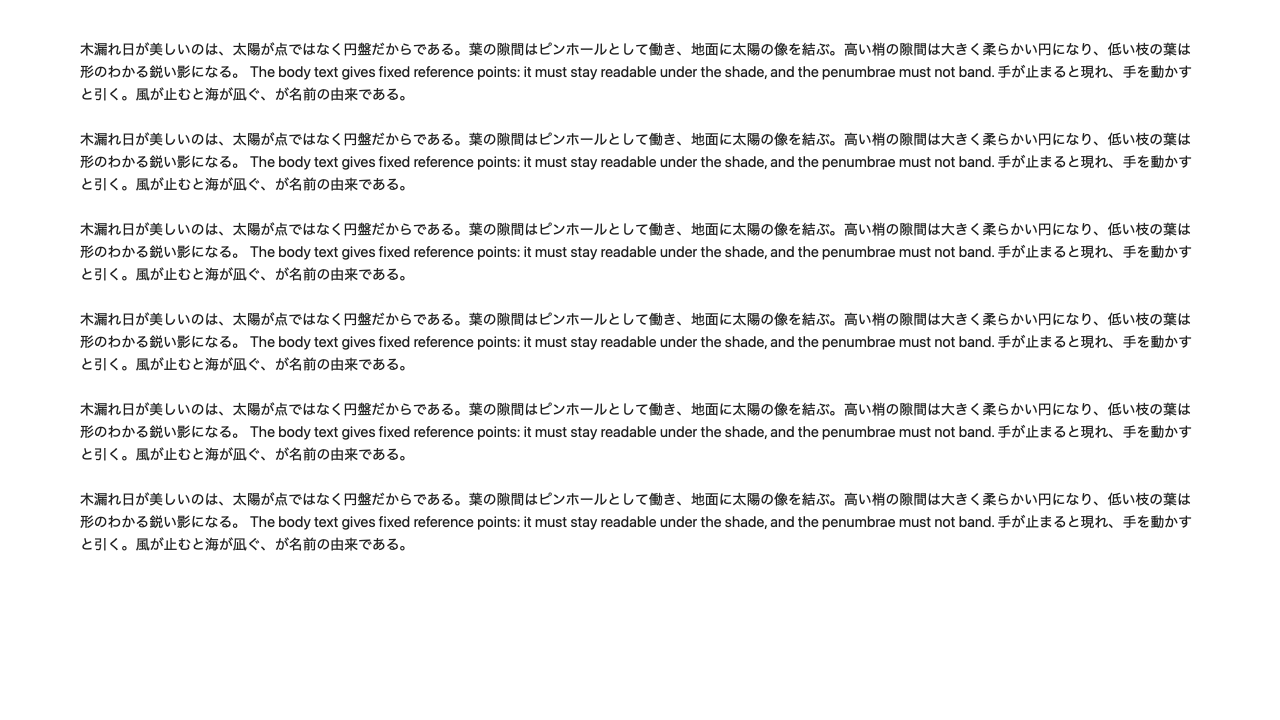
#> input picture App/Sources/Nagi/Resources/reading-light.png, 2560 x 1440 px (shown at 1/2 size); its folder holds 2 pictures in this run
$ python make-desk-fixtures.py
#> lines starting #> are read from the running program, lines starting #| are printed output that depends on the picture; after the words box and inside, x2 and y2 are one past the last pixel; in counts of white or black regions, pixels touching at a corner belong together
#!/usr/bin/env python3
# Draws the gallery's desktop backgrounds for effects that use windows (moss): the two windows of
# WindowLayout's "overlap" arrangement (1280 x 720 points at 2x), holding the reading text, over a
# plain desktop, light and dark. Writes App/Sources/Nagi/Resources/desk-{light,dark}.png.
from pathlib import Path
from PIL import Image, ImageDraw, ImageFilter

resources = Path(__file__).resolve().parent.parent / 'App/Sources/Nagi/Resources'
W, H, S = 2560, 1440, 2
windows = [(110, 130, 700, 440), (520, 250, 640, 400)]  # back to front, points (WindowLayout "overlap")


def make(theme):
#> called with theme = 'light'
    top, bottom = ((120, 138, 150), (70, 84, 96)) if theme == 'light' else ((40, 46, 54), (18, 20, 24))
    image = Image.new('RGB', (W, H))
#> image: PIL image 2560x1440 RGB; every value is 0
    draw = ImageDraw.Draw(image)
    for y in range(H):
        t = y / H
        draw.line([(0, y), (W, y)], fill=tuple(int(top[i] * (1 - t) + bottom[i] * t) for i in range(3)))
    text = Image.open(resources / f'reading-{theme}.png').convert('RGB')
    for x, y, w, h in windows:
        x, y, w, h = x * S, y * S, w * S, h * S
        shadow = Image.new('L', (W, H), 0)
        ImageDraw.Draw(shadow).rounded_rectangle([x, y + 20, x + w, y + h + 20], 32, fill=120)
        image.paste((0, 0, 0), mask=shadow.filter(ImageFilter.GaussianBlur(40)))
        mask = Image.new('L', (W, H), 0)
        ImageDraw.Draw(mask).rounded_rectangle([x, y, x + w, y + h], 32, fill=255)
        body = Image.new('RGB', (W, H), (255, 255, 255) if theme == 'light' else (30, 31, 34))
        body.paste(text.crop((140, 60, 140 + w - 40, 60 + h - 80)), (x + 20, y + 72))
        bar = ImageDraw.Draw(body)
        bar.rectangle([x, y, x + w, y + 56], fill=(236, 236, 236) if theme == 'light' else (44, 45, 48))
        for i, colour in enumerate([(255, 95, 87), (254, 188, 46), (40, 200, 64)]):
            cx = x + 32 + i * 40
            bar.ellipse([cx - 12, y + 16, cx + 12, y + 40], fill=colour)
        image.paste(body, mask=mask)
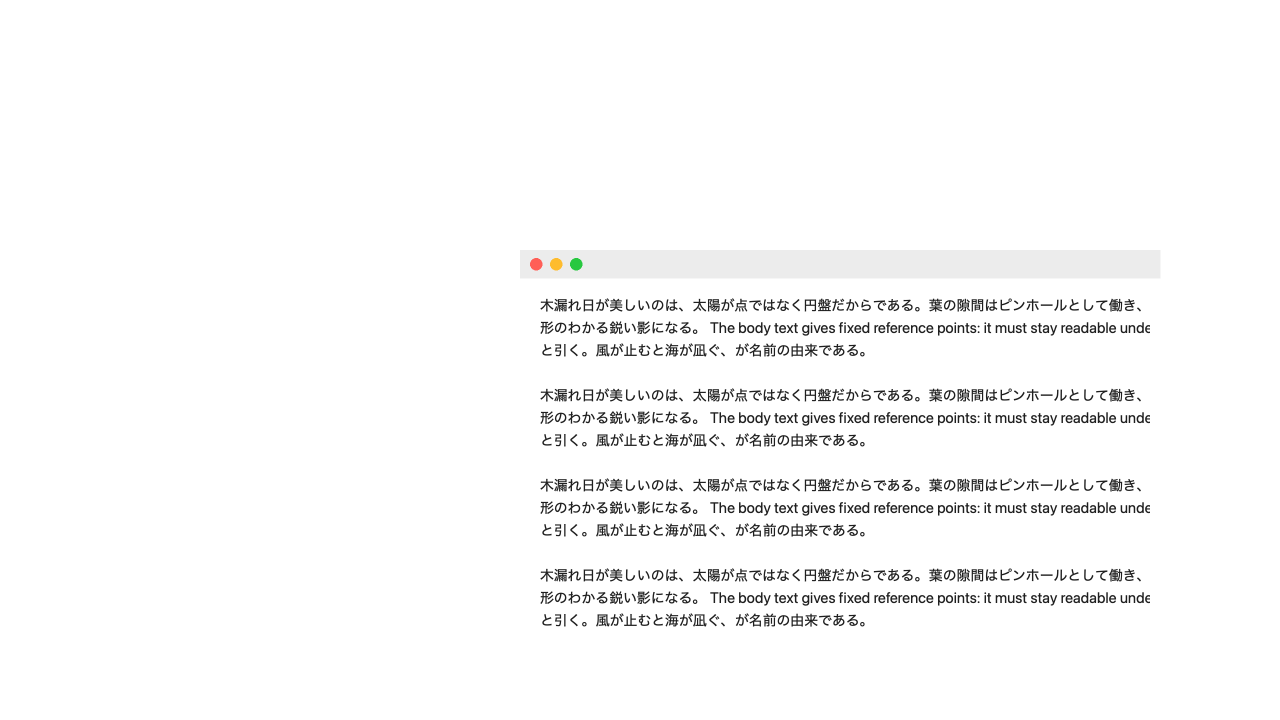
#> body: PIL image 2560x1440 RGB (shown at 1/2 size); mean R, G, B 249.3, 249.3, 249.3
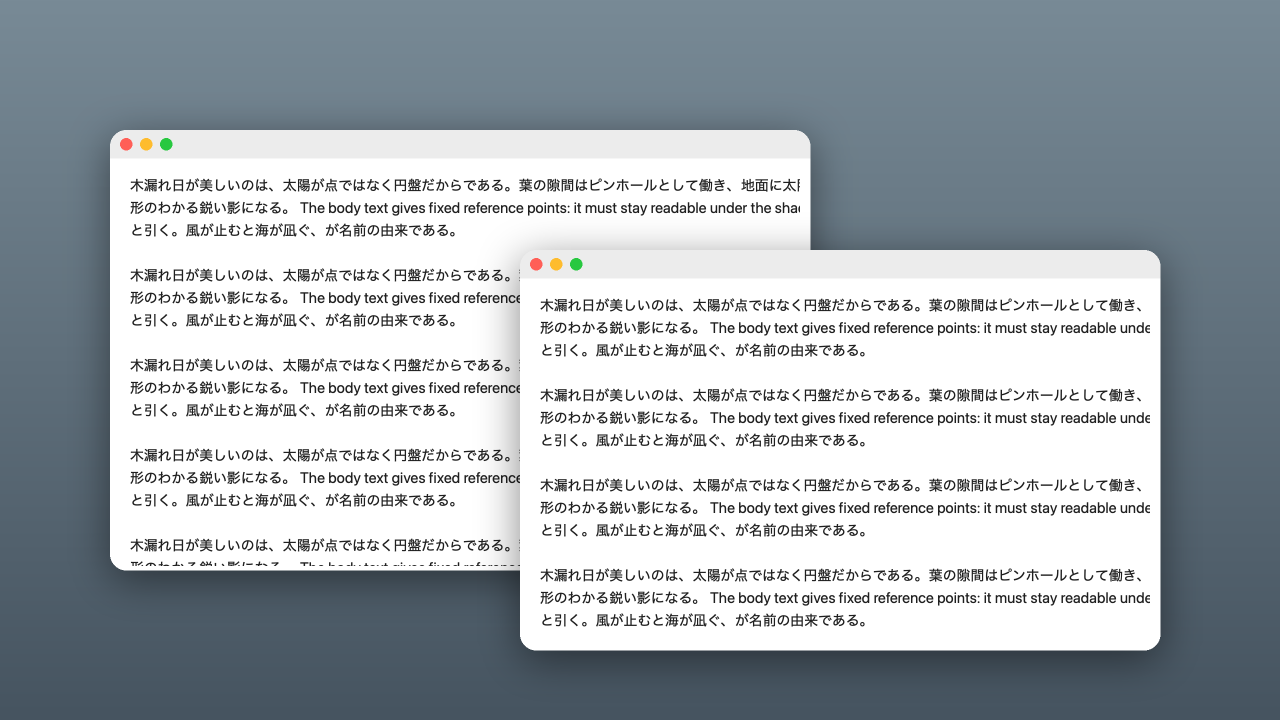
#> image: PIL image 2560x1440 RGB (shown at 1/2 size); mean R, G, B 165.3, 173, 178.6
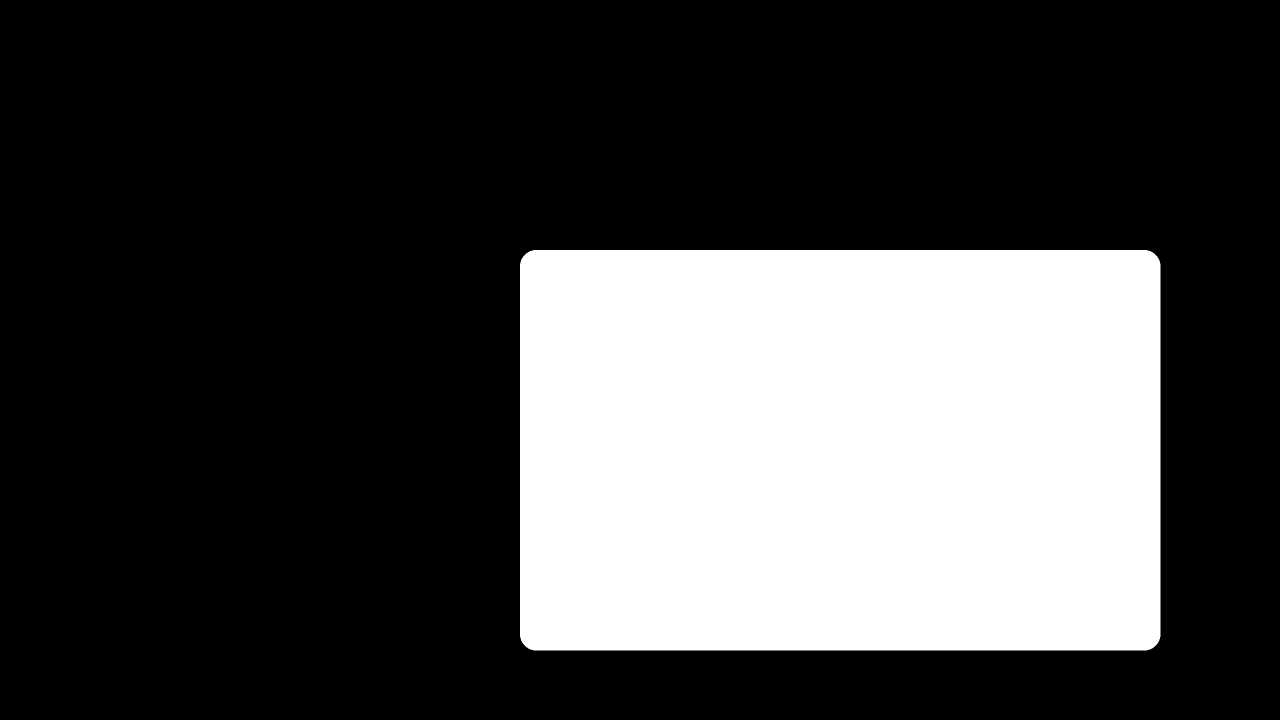
#> mask: PIL image 2560x1440 L (shown at 1/2 size); 27.8% white; 1 white region, box (x1, y1, x2, y2) and area: (1040, 500, 2321, 1301) 1025161
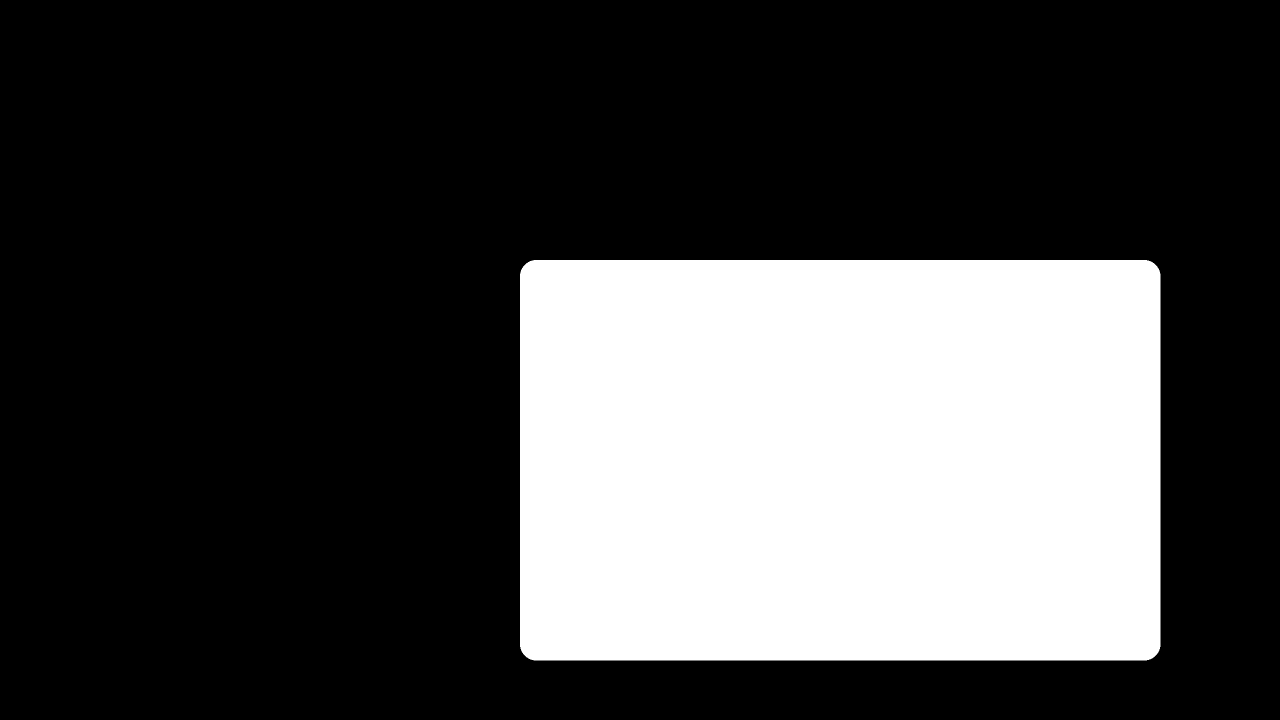
#> shadow: PIL image 2560x1440 L (shown at 1/2 size); values 0 (black) and 120 (white), 27.8% white; 1 white region, box (x1, y1, x2, y2) and area: (1040, 520, 2321, 1321) 1025161
    image.save(resources / f'desk-{theme}.png', optimize=True)


for theme in ('light', 'dark'):
    make(theme)
#> pass 2 of the loop `for theme in ('light', 'dark'):`:
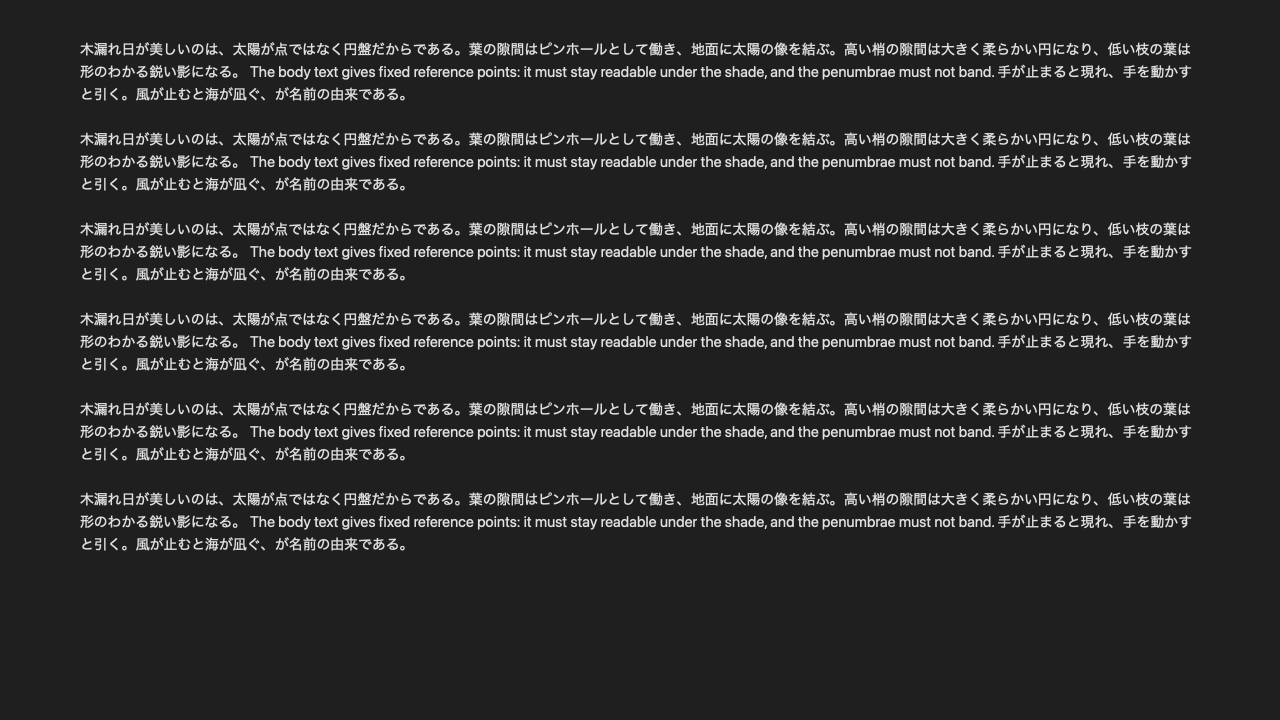
#> input picture App/Sources/Nagi/Resources/reading-dark.png, 2560 x 1440 px (shown at 1/2 size)
#> after the loop in make (call 2), `for x, y, w, h in windows:`:
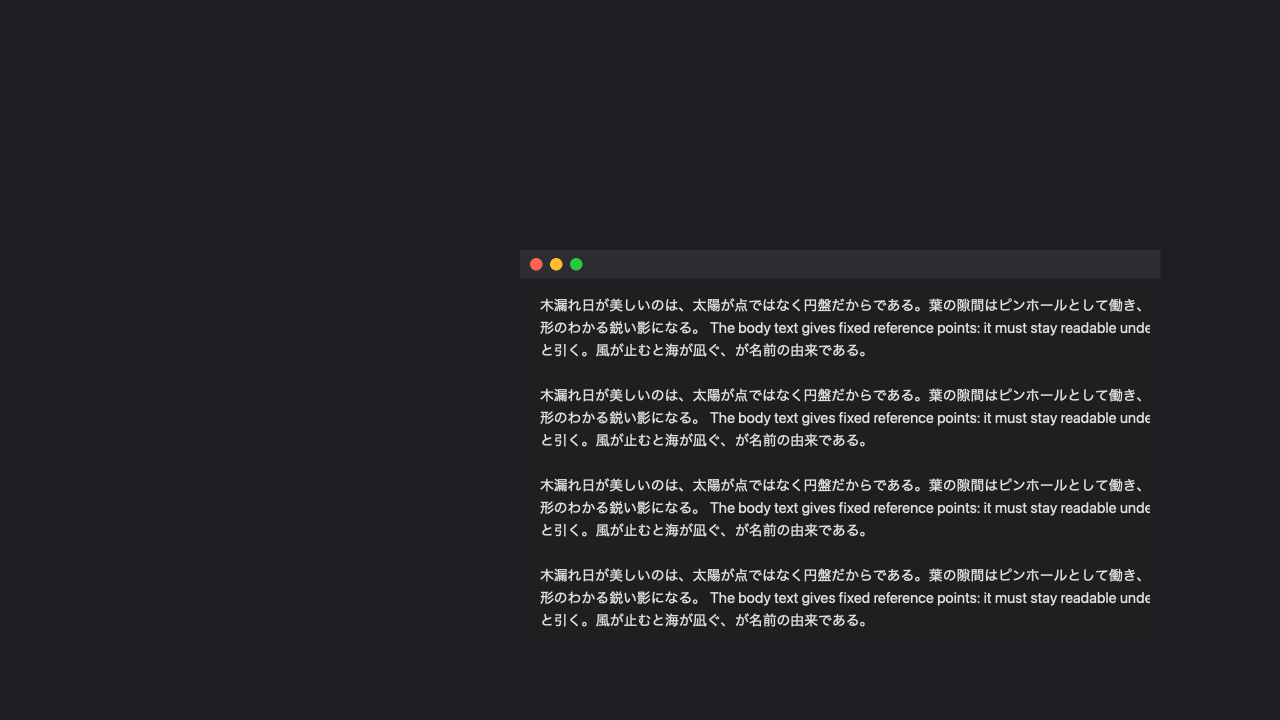
#> body: PIL image 2560x1440 RGB (shown at 1/2 size); mean R, G, B 35.7, 36.4, 38.6
#> after the loop in make (call 2), `for x, y, w, h in windows:`:
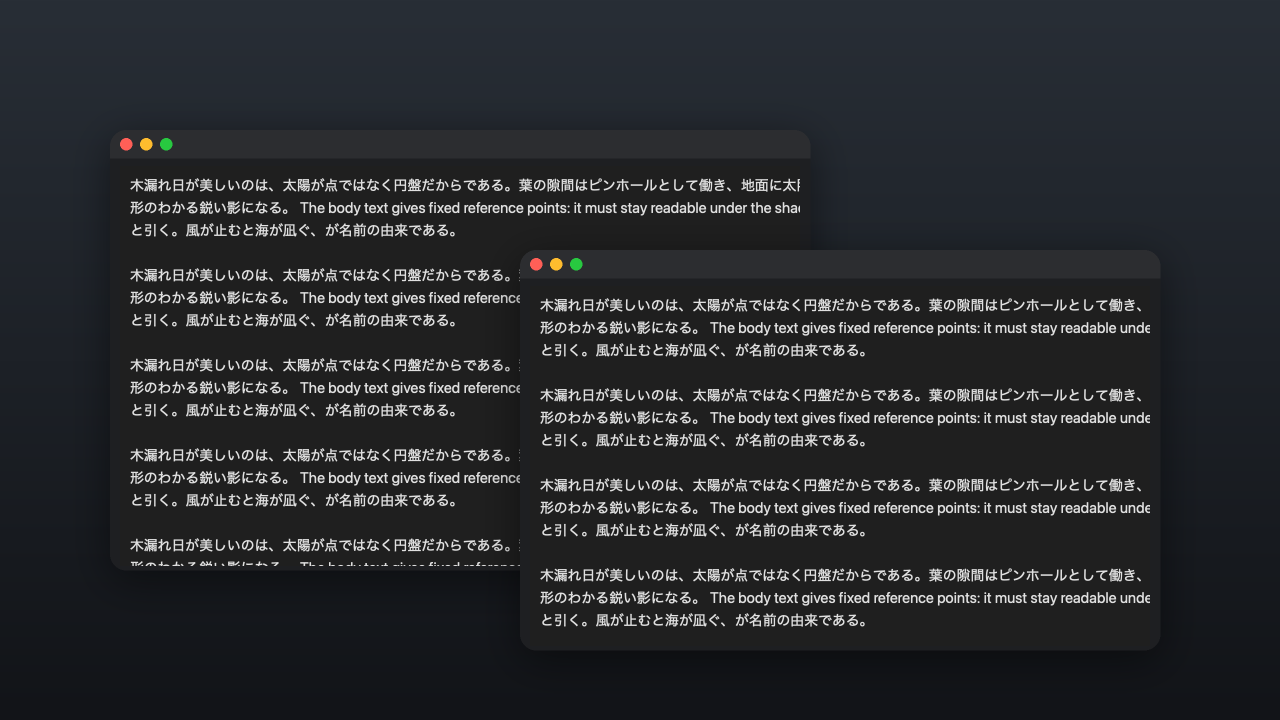
#> image: PIL image 2560x1440 RGB (shown at 1/2 size); mean R, G, B 40.1, 42.2, 45.3
